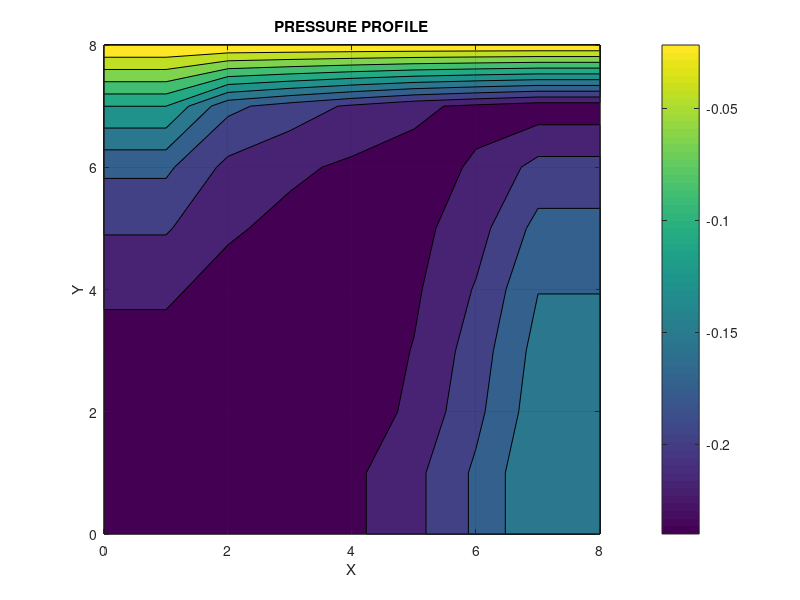
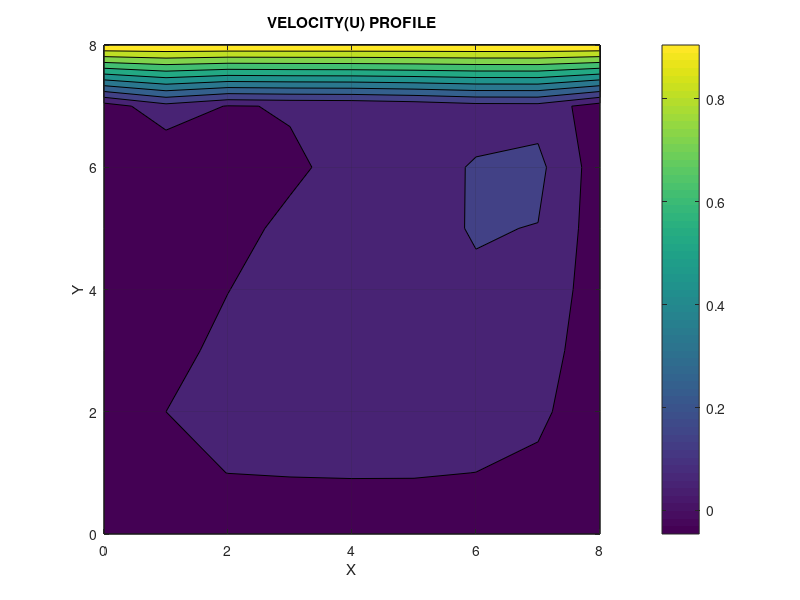

These figures' MATLAB source, in order:
%%%%%%%%%%%%%%%%%%%%%%%%%%%%%%%%%%%%%%%%%%%%%%%%%%%%%%%%
%%%%%%%%%%%%%%%%%%%%%%%%%%%%%%%%%%%%%%%%%%%%%%%%%%%%%%%%
%FINITE DIFFERENCE DISCRETIZATION OF THE TWO DIMENSIONAL NAVIER STOKE'S EQUATION 
%                                                        CAVITY FLOW
%                                                        PROBLEM (EXPLICIT)
%%%%%%%%%%%%%%%%%%%%%%%%%%%%%%%%%%%%%%%%%%%%%%%%%%%%%
% DISCRETIZATION: : SECOND ORDER CENTRAL DIFFERENCE SCHEME  FOR DIFFUSION
%                             SECOND ORDER CENTRAL DIFFERENCE SCHEME  FOR  PRESSURE CORRECTION
%                             FIRST ORDER BACKWARD DIFFERENCING FOR CONVECTION

%%%%%%%%%%%%%%%%%%%%%%%%%%%%%%%%%%%%%%%%%%%%%%%%%%%%%%%%
% CODE WRITTEN BY: NAHOM ALEMSEGED WORKU
% GENERAL EQUATION IN VECTOR FORM: DU/DT + (U . DIV) U = -1/RHO * GRAD(P) + DIV(GRAD(U))
% BOUNDARY CONDITION: U,V = 0 @ X=0,Xp, Y_BOTTOM, U=1 AND V = 0 FOR Y_TOP
% DP/DX = 0 @ X = 1,Xp, DP/DY = 0 @Y =BOTTOM,P = 0 @ Y_TOP                      
% DOMAIN = [0 X Xp] [0 X Yp]
%%%%%%%%%%%%%%%%%%%%%%%%%%%%%%%%%%%%%%%%%%%%%%%%%%%%%%%%
% VARIABLE DECLERATION
Xp = 8;    Yp = 8;      Tp = 10;
nx = 9;    ny = 9;        nt = 9;
dx = Xp/(nx-1);    dy = Yp/(ny - 1);        dt = Tp/(nt-1); 
P = zeros(nx,ny); 
b = zeros(nx,ny);
u = zeros(nx,ny);                   un = zeros(nx,ny);                    
v = zeros(nx,ny);                   vn = zeros(nx,ny);  pn = zeros(nx,ny); 
X = [0:dx:Xp];          Y = [0:dy:Yp];
maxit = 50;            rho = 1;        vis = 0.1;
% u(1,:) = 1 ;
% BOUNDARY CONDITIONS AND RIGHT HAND SIDE OF PRESSURE TERM
for k = 1:nt
    un = u;
    vn = v;
    for i=2:nx-1
        for j = 2:ny-1
            b(i,j) = (-rho.*(((un(i+1,j) - un(i-1,j)) / (2*dx))^2) + (((un(i+1,j) - un(i-1,j)) / (2*dx)) * ((vn(i,j+1) - vn(i,j-1)) / (2*dy))) +  (((vn(i,j+1) - vn(i,j-1)) / (2*dy))^2) + (rho * (((un(i+1,j) - un(i-1,j)) / (2*dx)) + ((vn(i,j+1) - vn(i,j-1)) / (2*dy)))/dt));                    
        end
    end
    %    FIND THE CORRECTED PRESSURE TERMS
    for it = 1:maxit
        Pd = P;
        for i=2:nx-1
            for j=2:ny-1
                P(i,j) = (((dy^2).*(P(i+1,j) + P(i-1,j))) +  ((dx^2).*(P(i,j+1) + P(i,j-1))) - (b(i,j) * (dx^2) * (dy^2))) / (2.*((dx^2) + (dy^2)))
            end
        end
    end
% COMPUTATION OF NAVIER STOKES EQUATION
        P(:,1) = P(:,2);        P(:,(end)) = P(:,end - 1);
        P(1,:)  = P(2,:);     P(end,:) = 0;
     
        un = u;     vn = v;
        for i = 2:nx - 1
            for j = 2:ny - 1
                u(i,j) = un(i,j) + dt*((-un(i,j) * ((un(i,j) - un(i-1,j))/dx)) - (vn(i,j) * ((un(i,j) - un(i,j-1))/dy)) - ((1/rho) * (P(i+1,j) - P(i-1,j))/(2*dx)) + (vis * ((un(i-1,j) - (2*un(i,j))+ un(i+1,j))/(dx^2))) + (vis * ((un(i,j-1) - (2*un(i,j))+ un(i,j+1))/(dy^2))));
                v(i,j) = vn(i,j) + dt*((-un(i,j) * ((vn(i,j) - vn(i-1,j))/dx)) - (vn(i,j) * ((vn(i,j) - vn(i,j-1))/dy)) - ((1/rho) * (P(i+1,j) - P(i-1,j))/(2*dx)) + (vis * ((vn(i-1,j) - (2*vn(i,j))+ vn(i+1,j))/(dx^2))) + (vis * ((vn(i,j-1) - (2*vn(i,j))+ vn(i,j+1))/(dy^2))));
            end
        end
        u(:,1) = 0;     u(:,end) = 0;       u(end,:) = 1;       u(1,:) = 0;
        v(:,1) = 0;     v(:,end) = 0;       v(end,:) = 0;       v(1,:) = 0;
end
% VISUALIZATION OF PRESSURE AND VELOCITY
figure(1)       
contourf(X,Y,P)
colorbar
xlabel('X')
ylabel('Y')
title('PRESSURE PROFILE')
grid on;
figure(2)
contourf(X,Y,u)
colorbar
xlabel('X')
ylabel('Y')
title('VELOCITY(U) PROFILE')
grid on;
% figure(3)
% contourf(X,Y,v)
% colorbar
% grid on;

    










